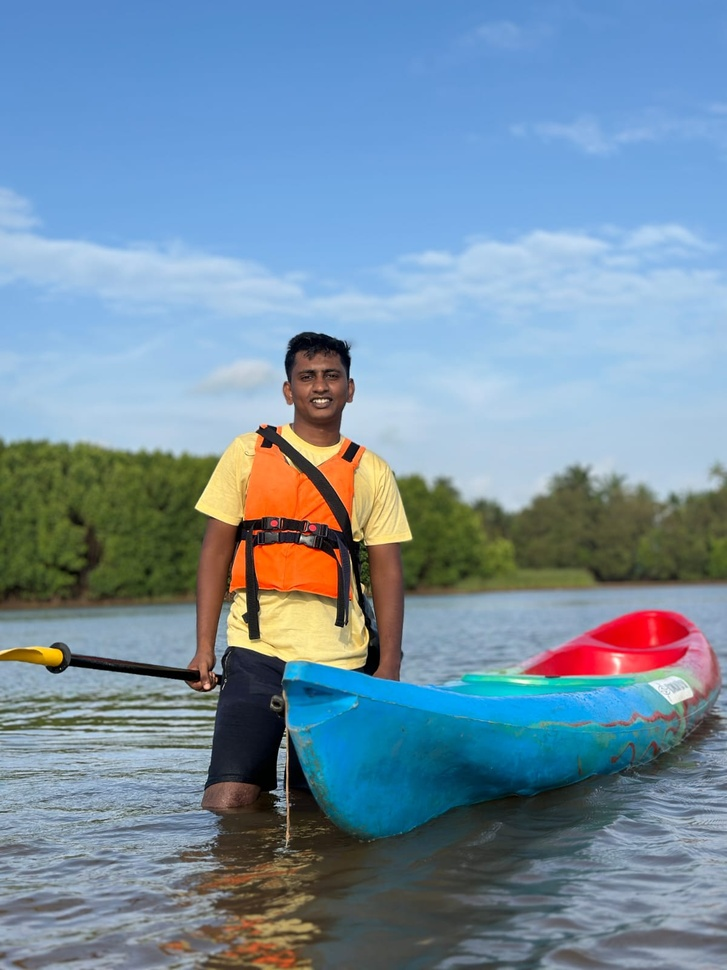
%> input picture WhatsApp Image 2025-09-07 at 11.30.02_057e64c9.jpg, 727 x 970 px, shrunk from 1200 x 1600 before the run
$ octave Q2_3_manual.m   (GNU Octave 9; MATLAB toolbox functions it lacks are replaced by stand-ins)
%> lines starting %> are read from the running program, lines starting %| are printed output that depends on the picture
% Q2.3 Manual Laplacian Filter (Sharpening)
clc; clear; close all;

[file, path] = uigetfile({'*.jpg;*.png;*.bmp'}, 'Select Image');
%> the answer given: WhatsApp Image 2025-09-07 at 11.30.02_057e64c9.jpg
I = im2gray(imread(fullfile(path, file)));
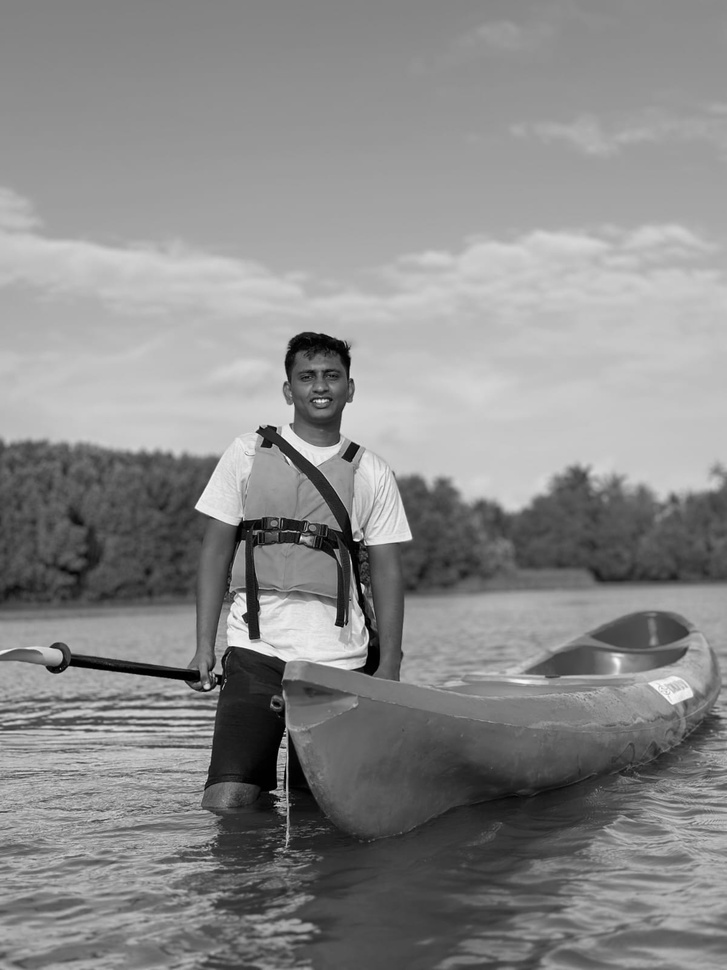
%> I: size 970x727 uint8; min 0, max 252, mean 137.6

h = fspecial('laplacian', 0.2);
edge = imfilter(I, h, 'replicate');
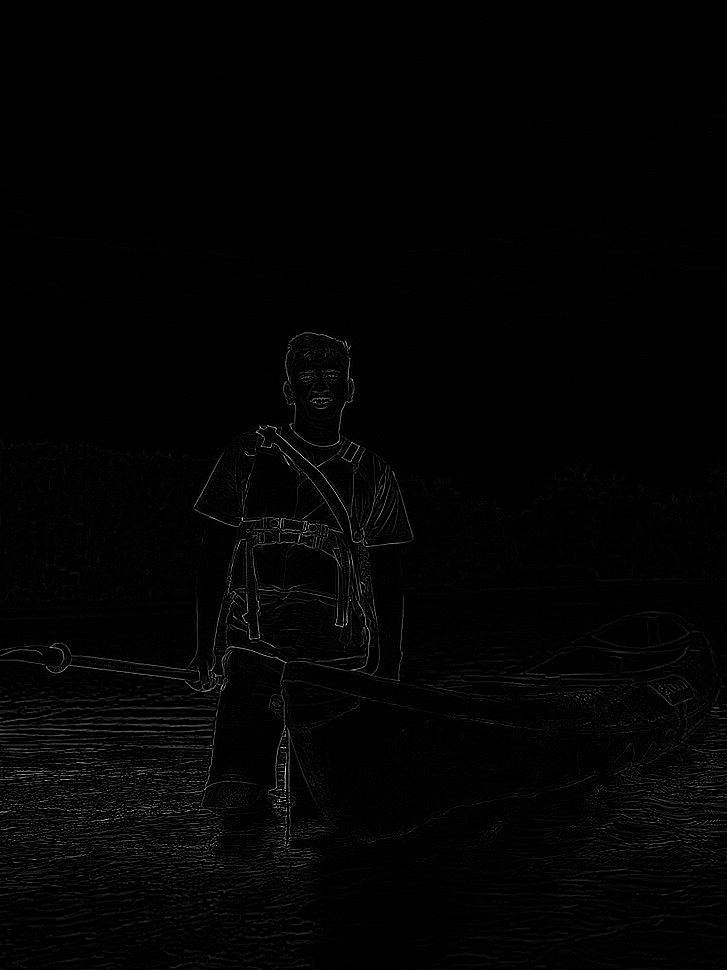
%> edge: size 970x727 uint8; min 0, max 255, mean 3.1
sharpened = imsubtract(I, edge);

figure;
subplot(1,3,1), imshow(I), title('Original');
subplot(1,3,2), imshow(edge, []), title('Laplacian Response');
subplot(1,3,3), imshow(sharpened), title('Sharpened Image');
